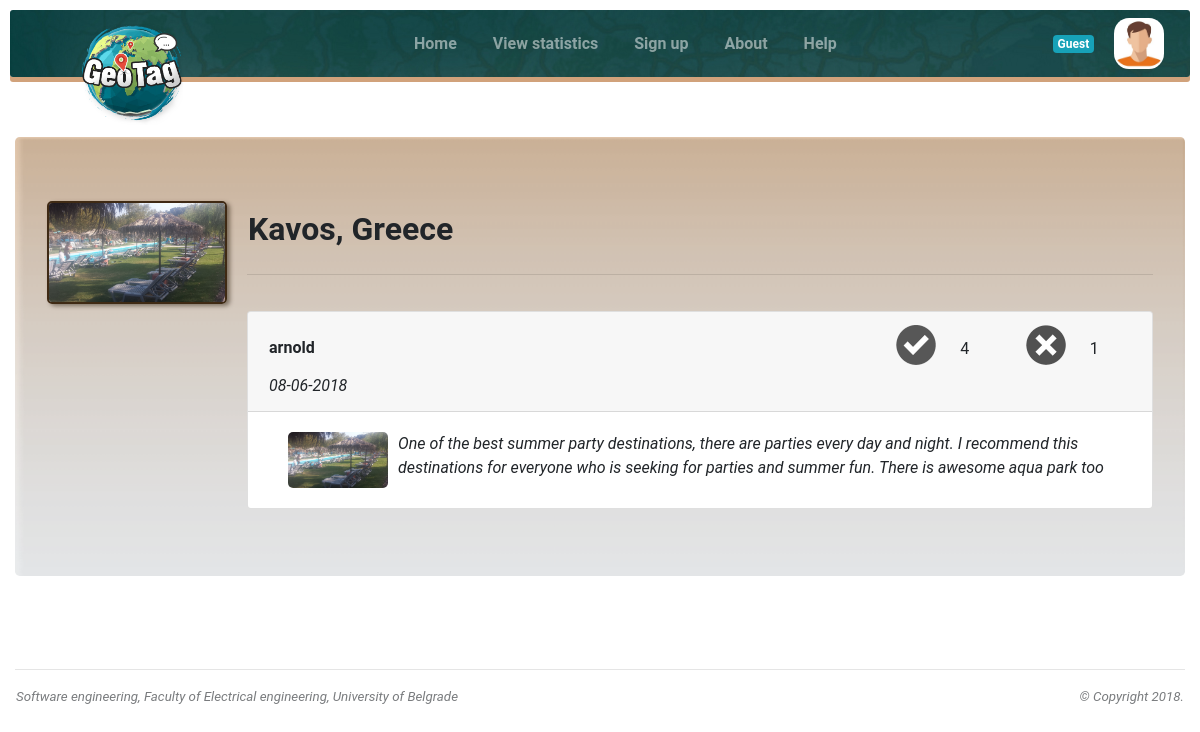
/Backend/GeoTagBackend/index.php/guest/load_dest/37, run on the app's committed database.
### tables this page shows
CREATE TABLE IF NOT EXISTS `destination` (
  `idDest` int(11) NOT NULL AUTO_INCREMENT,
  `name` varchar(40) NOT NULL,
  `longitude` double NOT NULL,
  `latitude` double NOT NULL,
  `pending` tinyint(1) NOT NULL,
  `country` varchar(40) NOT NULL,
  PRIMARY KEY (`idDest`)
);

CREATE TABLE IF NOT EXISTS `review` (
  `idRev` int(11) NOT NULL AUTO_INCREMENT,
  `content` varchar(200) NOT NULL,
  `upCount` int(11) NOT NULL,
  `downCount` int(11) NOT NULL,
  `date` datetime NOT NULL,
  `username` varchar(20) NOT NULL,
  `idImg` int(11) DEFAULT NULL,
  `idDest` int(11) NOT NULL,
  PRIMARY KEY (`idRev`),
  KEY `idImg` (`idImg`),
  KEY `username` (`username`),
  KEY `idDest` (`idDest`)
);

CREATE TABLE IF NOT EXISTS `image` (
  `idImg` int(11) NOT NULL AUTO_INCREMENT,
  `img` varchar(255) NOT NULL,
  PRIMARY KEY (`idImg`)
);

### Backend/GeoTagBackend/application/controllers/Guest.php (called while the page is built, shortened)
<?php
class Guest extends CI_Controller {
    function __construct() {
        $this->load->model("User_model");
        $this->load->model("destination_model");
        $this->load->model("statistic_model");
        $this->load->model("review_model");
    }
?>
<?php
    public function load($page,$data=null) {
?>
<?php
        $data['last_reviews_html'] = $this->review_model->get_html_last_n_reviews();
        $info['page'] = $page;
        $data['is_guest'] = ($this->session->userdata('user') == NULL);
        $this->load->view("templates/guest_header.php", $info);
        $this->load->view($page.".php",$data);
        $this->load->view("templates/footer.php");
    }
    public function load_dest($id){
       $data['dest_name'] = $this->destination_model->get_name($id);
       $data['dest_country'] = $this->destination_model->get_country($id);
       $data['all_reviews_current_destination_html'] = $this->review_model->get_html_all_reviews($id);
       $data['image']=null;
       $data['image']=$this->destination_model->get_image($id);
       $this->load("destination_guest",$data);
    }
}

### Backend/GeoTagBackend/index.php (called while the page is built, shortened)
<?php
require_once BASEPATH.'core/CodeIgniter.php';

### Backend/GeoTagBackend/application/models/Destination_model.php (called while the page is built, shortened)
<?php
class Destination_model extends CI_Model{
    public function get_name($id){
        $query = $this->db->query("select * from destination where idDest=".$id);
        return $query->result()[0]->name;
    }
}

### Backend/GeoTagBackend/application/models/Review_model.php (the view, shortened to what this page needs)
<?php
class Review_model  extends CI_Model{
    public function get_html_all_reviews($destination_id){
        $ret = "";
        $query = $this->db->query("SELECT * from review where idDest=".$destination_id." ORDER BY idRev DESC");
        foreach ($query->result() as $row)
        {
            $image_src=$this->get_img_name($row->idImg);
            if ($image_src!="")
            {
                $rew_img="<img src=\"".base_url()."uploads/".$image_src."\" alt=\"Destination image\" style=\" border-radius:5px;width:100px; margin-left:20px;margin-right:10px\">";
            }else
            {
                $rew_img="";
            }
            $temp_d = new DateTime($row->date);
            $temp_date=$temp_d->format('d-m-Y');
            if ($this->session->userdata('user') == NULL) {
                $ret=$ret." <div class=\"card\" style=\"margin-top:20px;overflow:auto;\">
                            <div class=\"card-header\">
                               <table width=\"100%\">
                                  <tr>
                                    <td width=\"70%\"><strong>$row->username</a> </strong></td>
                                    <td width=\"10%\" align=\"center\" style=\"text-align: center;\"  >
                                            <input disabled  type=\"image\" name=\"submit\" src=\"".base_url()."img/plus-vote-dis.png\" width=\"40px\" border=\"0\" alt=\"Submit\" style=\"\" />
                                    </td>
                                    <td width=\"5%\" align=\"center\" style=\"padding-bottom: 0px; text-align:left\">
                                         ".$row->upCount."
                                    </td>
                                    <td width=\"10%\" align=\"center\" style=\"text-align: center\" >
                                            <input disabled  type=\"image\" name=\"submit\" src=\"".base_url()."img/minus-vote-dis.png\" width=\"40px\" border=\"0\" alt=\"Submit\" style=\"\" />
                                    </td>
                                    <td width=\"5%\" align=\"center\" style=\"padding-bottom: 0px; text-align:left\">
                                        ".$row->downCount."
                                    </td>
                                  </tr>
                                  <tr>
                                    <td><i>".$temp_date."</i></td>
                                  </tr>
                               </table>
                            </div>
                            <div class=\"card-body\" >
                                <div class=\"media\" >
                                    ".$rew_img."
                                    <div class=\"media-body\" style=\"overflow:auto;\">
                                      <i>".$row->content."</i>
                                    </div>
                                </div>
                            </div>
                        </div>";
            }
        }
        return $ret;
    }
    public function get_img_name($id) {
        $this->db->where('idImg', $id);
        $row = $this->db->get('image')->row();
        if ($row != null)
            return $row->img;
        else {
            return "";
        }
    }
}

### Backend/GeoTagBackend/application/views/destination_guest.php
<div class="container-fluid">
<div class="row">
   <div class="col-12">
      <div class="jumbotron" style="background-size:cover; background-image: url('<?php echo base_url(); ?>img/brown-gradient.png'); height:85%; overflow:auto;">
         <div class="media">
            <img src="<?php if ($image==null) echo base_url().'img/destination-icon.png'; else echo $image; ?>" width="180" style="margin-right:20px;border: 2px solid #3f2a14; border-radius:5px; box-shadow: 3px 2px 4px rgba(43,29,14, .5);">
            <br>
            <div class="media-body" style="overflow:auto;">
                <table>
                    <tr>
                        <td style="width: 100%">
                            <h2 class="mt-2">
                                <strong>
                                    <?php echo $dest_name.", ".$dest_country ?>
                                </strong>
                            </h2>
                        </td>
                    </tr>
                </table>
               <hr>
               <div style="width: 100%;height:80%;overflow:auto;marign-bottom:10px;">
                     <?php echo $all_reviews_current_destination_html; ?>
               </div>
            </div>
         </div>
         <br><br>
      </div>
   </div>
</div>

### Backend/GeoTagBackend/css/mystyle.css (style rules this page uses)
body { font-family: 'Roboto', sans-serif; padding: 0; margin: 0; }
html, body { height: 100%; margin: 0; padding: 0; }

### data on the page
destination: name "Kavos", country "Greece"
review: username "arnold", upCount "4", downCount "1", date "08-06-2018", idImg.img (picture), content "One of the best summer party destinations, there are parties every day and night. I recommend this destinations for everyone who is seeking for parties and summer fun. There is awesome aqua park too"
